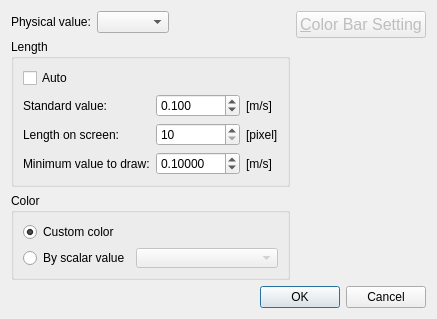
<?xml version="1.0" encoding="UTF-8"?>
<ui version="4.0">
 <class>MeasuredDataVectorSettingDialog</class>
 <widget class="QDialog" name="MeasuredDataVectorSettingDialog">
  <property name="geometry">
   <rect>
    <x>0</x>
    <y>0</y>
    <width>422</width>
    <height>295</height>
   </rect>
  </property>
  <property name="windowTitle">
   <string>Arrow Setting</string>
  </property>
  <layout class="QVBoxLayout" name="verticalLayout_4">
   <item>
    <layout class="QHBoxLayout" name="horizontalLayout_3">
     <item>
      <layout class="QVBoxLayout" name="verticalLayout_2">
       <item>
        <layout class="QHBoxLayout" name="horizontalLayout">
         <item>
          <widget class="QLabel" name="physValLabel">
           <property name="minimumSize">
            <size>
             <width>80</width>
             <height>0</height>
            </size>
           </property>
           <property name="text">
            <string>Physical value:</string>
           </property>
          </widget>
         </item>
         <item>
          <widget class="QComboBox" name="solutionComboBox"/>
         </item>
         <item>
          <spacer name="horizontalSpacer_4">
           <property name="orientation">
            <enum>Qt::Horizontal</enum>
           </property>
           <property name="sizeHint" stdset="0">
            <size>
             <width>40</width>
             <height>0</height>
            </size>
           </property>
          </spacer>
         </item>
        </layout>
       </item>
       <item>
        <widget class="QGroupBox" name="lengthGroupBox">
         <property name="title">
          <string>Length</string>
         </property>
         <layout class="QVBoxLayout" name="verticalLayout">
          <item>
           <widget class="QCheckBox" name="lengthAutoCheckBox">
            <property name="text">
             <string>Auto</string>
            </property>
           </widget>
          </item>
          <item>
           <layout class="QHBoxLayout" name="horizontalLayout_5">
            <item>
             <layout class="QGridLayout" name="gridLayout_2">
              <item row="0" column="0">
               <widget class="QLabel" name="stdValueLabel">
                <property name="text">
                 <string>Standard value:</string>
                </property>
               </widget>
              </item>
              <item row="0" column="1">
               <widget class="QDoubleSpinBox" name="stdValueSpinBox">
                <property name="decimals">
                 <number>3</number>
                </property>
                <property name="minimum">
                 <double>0.001000000000000</double>
                </property>
                <property name="maximum">
                 <double>100.000000000000000</double>
                </property>
                <property name="singleStep">
                 <double>0.100000000000000</double>
                </property>
                <property name="value">
                 <double>0.100000000000000</double>
                </property>
               </widget>
              </item>
              <item row="0" column="2">
               <widget class="QLabel" name="stdValueUnitLabel">
                <property name="text">
                 <string>[m/s]</string>
                </property>
               </widget>
              </item>
              <item row="1" column="0">
               <widget class="QLabel" name="legendLenLabel">
                <property name="text">
                 <string>Length on screen:</string>
                </property>
               </widget>
              </item>
              <item row="1" column="1">
               <widget class="QSpinBox" name="legendLengthSpinBox">
                <property name="minimum">
                 <number>10</number>
                </property>
                <property name="maximum">
                 <number>1000</number>
                </property>
               </widget>
              </item>
              <item row="1" column="2">
               <widget class="QLabel" name="legendLenUnitLabel">
                <property name="text">
                 <string>[pixel]</string>
                </property>
               </widget>
              </item>
              <item row="2" column="0">
               <widget class="QLabel" name="minValueLabel">
                <property name="text">
                 <string>Minimum value to draw:</string>
                </property>
               </widget>
              </item>
              <item row="2" column="1">
               <widget class="QDoubleSpinBox" name="minValueSpinBox">
                <property name="decimals">
                 <number>5</number>
                </property>
                <property name="minimum">
                 <double>0.001000000000000</double>
                </property>
                <property name="maximum">
                 <double>100.000000000000000</double>
                </property>
                <property name="singleStep">
                 <double>0.100000000000000</double>
                </property>
                <property name="value">
                 <double>0.100000000000000</double>
                </property>
               </widget>
              </item>
              <item row="2" column="2">
               <widget class="QLabel" name="minValueUnitLabel">
                <property name="text">
                 <string>[m/s]</string>
                </property>
               </widget>
              </item>
             </layout>
            </item>
            <item>
             <spacer name="horizontalSpacer_5">
              <property name="orientation">
               <enum>Qt::Horizontal</enum>
              </property>
              <property name="sizeHint" stdset="0">
               <size>
                <width>40</width>
                <height>20</height>
               </size>
              </property>
             </spacer>
            </item>
           </layout>
          </item>
         </layout>
        </widget>
       </item>
       <item>
        <widget class="QGroupBox" name="colorGroupBox">
         <property name="title">
          <string>Color</string>
         </property>
         <layout class="QGridLayout" name="gridLayout">
          <item row="0" column="0">
           <widget class="QRadioButton" name="specificRadioButton">
            <property name="sizePolicy">
             <sizepolicy hsizetype="Minimum" vsizetype="Fixed">
              <horstretch>0</horstretch>
              <verstretch>0</verstretch>
             </sizepolicy>
            </property>
            <property name="text">
             <string>Custom color</string>
            </property>
            <property name="checked">
             <bool>true</bool>
            </property>
           </widget>
          </item>
          <item row="0" column="1">
           <layout class="QHBoxLayout" name="horizontalLayout_2">
            <item>
             <widget class="ColorEditWidget" name="colorEditWidget"/>
            </item>
            <item>
             <spacer name="horizontalSpacer">
              <property name="orientation">
               <enum>Qt::Horizontal</enum>
              </property>
              <property name="sizeHint" stdset="0">
               <size>
                <width>40</width>
                <height>10</height>
               </size>
              </property>
             </spacer>
            </item>
           </layout>
          </item>
          <item row="1" column="0">
           <widget class="QRadioButton" name="scalarRadioButton">
            <property name="text">
             <string>By scalar value</string>
            </property>
           </widget>
          </item>
          <item row="1" column="1">
           <widget class="QComboBox" name="scalarComboBox">
            <property name="enabled">
             <bool>false</bool>
            </property>
            <property name="minimumSize">
             <size>
              <width>120</width>
              <height>20</height>
             </size>
            </property>
           </widget>
          </item>
         </layout>
        </widget>
       </item>
       <item>
        <spacer name="verticalSpacer">
         <property name="orientation">
          <enum>Qt::Vertical</enum>
         </property>
         <property name="sizeHint" stdset="0">
          <size>
           <width>20</width>
           <height>40</height>
          </size>
         </property>
        </spacer>
       </item>
      </layout>
     </item>
     <item>
      <layout class="QVBoxLayout" name="verticalLayout_3">
       <item>
        <widget class="QPushButton" name="colorbarSettingButton">
         <property name="enabled">
          <bool>false</bool>
         </property>
         <property name="font">
          <font>
           <pointsize>12</pointsize>
          </font>
         </property>
         <property name="text">
          <string>&amp;Color Bar Setting</string>
         </property>
        </widget>
       </item>
       <item>
        <spacer name="verticalSpacer_2">
         <property name="orientation">
          <enum>Qt::Vertical</enum>
         </property>
         <property name="sizeHint" stdset="0">
          <size>
           <width>20</width>
           <height>40</height>
          </size>
         </property>
        </spacer>
       </item>
      </layout>
     </item>
    </layout>
   </item>
   <item>
    <widget class="QDialogButtonBox" name="buttonBox">
     <property name="orientation">
      <enum>Qt::Horizontal</enum>
     </property>
     <property name="standardButtons">
      <set>QDialogButtonBox::Cancel|QDialogButtonBox::Ok</set>
     </property>
    </widget>
   </item>
  </layout>
 </widget>
 <customwidgets>
  <customwidget>
   <class>ColorEditWidget</class>
   <extends>QLabel</extends>
   <header>guibase/widget/coloreditwidget.h</header>
  </customwidget>
 </customwidgets>
 <resources/>
 <connections>
  <connection>
   <sender>buttonBox</sender>
   <signal>accepted()</signal>
   <receiver>MeasuredDataVectorSettingDialog</receiver>
   <slot>accept()</slot>
   <hints>
    <hint type="sourcelabel">
     <x>173</x>
     <y>285</y>
    </hint>
    <hint type="destinationlabel">
     <x>157</x>
     <y>274</y>
    </hint>
   </hints>
  </connection>
  <connection>
   <sender>buttonBox</sender>
   <signal>rejected()</signal>
   <receiver>MeasuredDataVectorSettingDialog</receiver>
   <slot>reject()</slot>
   <hints>
    <hint type="sourcelabel">
     <x>173</x>
     <y>285</y>
    </hint>
    <hint type="destinationlabel">
     <x>285</x>
     <y>274</y>
    </hint>
   </hints>
  </connection>
  <connection>
   <sender>lengthAutoCheckBox</sender>
   <signal>toggled(bool)</signal>
   <receiver>stdValueSpinBox</receiver>
   <slot>setDisabled(bool)</slot>
   <hints>
    <hint type="sourcelabel">
     <x>36</x>
     <y>70</y>
    </hint>
    <hint type="destinationlabel">
     <x>151</x>
     <y>98</y>
    </hint>
   </hints>
  </connection>
  <connection>
   <sender>lengthAutoCheckBox</sender>
   <signal>toggled(bool)</signal>
   <receiver>legendLengthSpinBox</receiver>
   <slot>setDisabled(bool)</slot>
   <hints>
    <hint type="sourcelabel">
     <x>59</x>
     <y>69</y>
    </hint>
    <hint type="destinationlabel">
     <x>220</x>
     <y>130</y>
    </hint>
   </hints>
  </connection>
  <connection>
   <sender>specificRadioButton</sender>
   <signal>toggled(bool)</signal>
   <receiver>colorEditWidget</receiver>
   <slot>setEnabled(bool)</slot>
   <hints>
    <hint type="sourcelabel">
     <x>86</x>
     <y>212</y>
    </hint>
    <hint type="destinationlabel">
     <x>135</x>
     <y>211</y>
    </hint>
   </hints>
  </connection>
  <connection>
   <sender>lengthAutoCheckBox</sender>
   <signal>toggled(bool)</signal>
   <receiver>minValueSpinBox</receiver>
   <slot>setDisabled(bool)</slot>
   <hints>
    <hint type="sourcelabel">
     <x>74</x>
     <y>69</y>
    </hint>
    <hint type="destinationlabel">
     <x>162</x>
     <y>148</y>
    </hint>
   </hints>
  </connection>
  <connection>
   <sender>scalarRadioButton</sender>
   <signal>toggled(bool)</signal>
   <receiver>colorbarSettingButton</receiver>
   <slot>setEnabled(bool)</slot>
   <hints>
    <hint type="sourcelabel">
     <x>121</x>
     <y>236</y>
    </hint>
    <hint type="destinationlabel">
     <x>416</x>
     <y>34</y>
    </hint>
   </hints>
  </connection>
  <connection>
   <sender>scalarRadioButton</sender>
   <signal>toggled(bool)</signal>
   <receiver>scalarComboBox</receiver>
   <slot>setEnabled(bool)</slot>
   <hints>
    <hint type="sourcelabel">
     <x>54</x>
     <y>227</y>
    </hint>
    <hint type="destinationlabel">
     <x>138</x>
     <y>227</y>
    </hint>
   </hints>
  </connection>
 </connections>
</ui>
